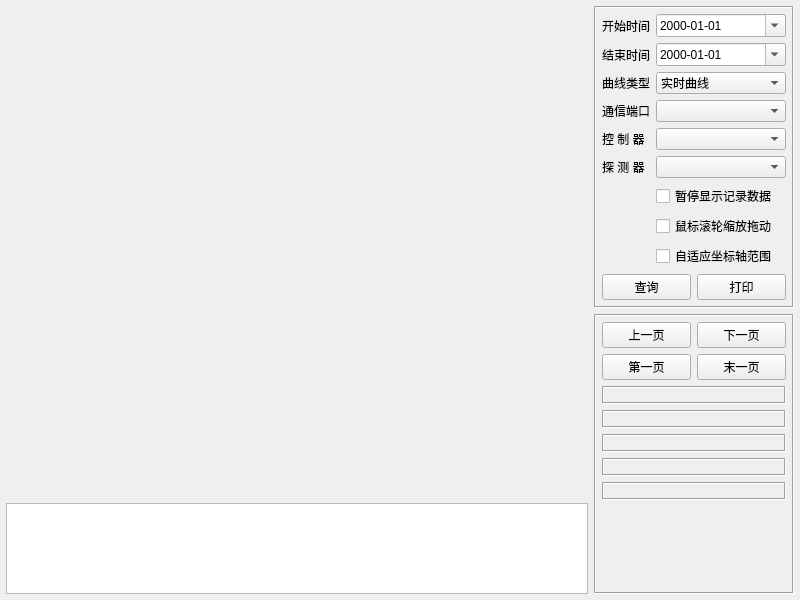
<?xml version="1.0" encoding="UTF-8"?>
<ui version="4.0">
 <class>frmViewPlot</class>
 <widget class="QWidget" name="frmViewPlot">
  <property name="geometry">
   <rect>
    <x>0</x>
    <y>0</y>
    <width>800</width>
    <height>600</height>
   </rect>
  </property>
  <property name="windowTitle">
   <string>Form</string>
  </property>
  <layout class="QGridLayout" name="gridLayout">
   <property name="leftMargin">
    <number>6</number>
   </property>
   <property name="topMargin">
    <number>6</number>
   </property>
   <property name="rightMargin">
    <number>6</number>
   </property>
   <property name="bottomMargin">
    <number>6</number>
   </property>
   <item row="0" column="0" rowspan="2">
    <widget class="CustomPlot" name="customPlot" native="true">
     <property name="sizePolicy">
      <sizepolicy hsizetype="Expanding" vsizetype="Expanding">
       <horstretch>0</horstretch>
       <verstretch>2</verstretch>
      </sizepolicy>
     </property>
    </widget>
   </item>
   <item row="0" column="1">
    <widget class="QFrame" name="frameRight">
     <property name="sizePolicy">
      <sizepolicy hsizetype="Preferred" vsizetype="Fixed">
       <horstretch>0</horstretch>
       <verstretch>0</verstretch>
      </sizepolicy>
     </property>
     <property name="maximumSize">
      <size>
       <width>200</width>
       <height>16777215</height>
      </size>
     </property>
     <property name="frameShape">
      <enum>QFrame::Box</enum>
     </property>
     <property name="frameShadow">
      <enum>QFrame::Sunken</enum>
     </property>
     <layout class="QGridLayout" name="gridLayout_3">
      <property name="leftMargin">
       <number>6</number>
      </property>
      <property name="topMargin">
       <number>6</number>
      </property>
      <property name="rightMargin">
       <number>6</number>
      </property>
      <property name="bottomMargin">
       <number>6</number>
      </property>
      <item row="4" column="0">
       <widget class="QLabel" name="labDeviceName">
        <property name="text">
         <string>控 制 器</string>
        </property>
       </widget>
      </item>
      <item row="1" column="0">
       <widget class="QLabel" name="labTimeEnd">
        <property name="text">
         <string>结束时间</string>
        </property>
       </widget>
      </item>
      <item row="5" column="0">
       <widget class="QLabel" name="labNodeName">
        <property name="text">
         <string>探 测 器</string>
        </property>
       </widget>
      </item>
      <item row="4" column="1">
       <widget class="QComboBox" name="cboxDeviceName"/>
      </item>
      <item row="5" column="1">
       <widget class="QComboBox" name="cboxNodeName">
        <property name="sizePolicy">
         <sizepolicy hsizetype="Expanding" vsizetype="Fixed">
          <horstretch>0</horstretch>
          <verstretch>0</verstretch>
         </sizepolicy>
        </property>
       </widget>
      </item>
      <item row="7" column="1">
       <widget class="QCheckBox" name="ckMove">
        <property name="text">
         <string>鼠标滚轮缩放拖动</string>
        </property>
       </widget>
      </item>
      <item row="9" column="0" colspan="2">
       <layout class="QGridLayout" name="gridLayout_2">
        <item row="0" column="0">
         <widget class="QPushButton" name="btnSelect">
          <property name="text">
           <string>查询</string>
          </property>
          <property name="icon">
           <iconset resource="../../other/main.qrc">
            <normaloff>:/image/btn_search.png</normaloff>:/image/btn_search.png</iconset>
          </property>
         </widget>
        </item>
        <item row="0" column="1">
         <widget class="QPushButton" name="btnPrint">
          <property name="styleSheet">
           <string notr="true"/>
          </property>
          <property name="text">
           <string>打印</string>
          </property>
          <property name="icon">
           <iconset resource="../../other/main.qrc">
            <normaloff>:/image/btn_print.png</normaloff>:/image/btn_print.png</iconset>
          </property>
         </widget>
        </item>
       </layout>
      </item>
      <item row="3" column="0">
       <widget class="QLabel" name="labPortName">
        <property name="text">
         <string>通信端口</string>
        </property>
       </widget>
      </item>
      <item row="1" column="1">
       <widget class="QDateEdit" name="dateEnd">
        <property name="sizePolicy">
         <sizepolicy hsizetype="Expanding" vsizetype="Fixed">
          <horstretch>0</horstretch>
          <verstretch>0</verstretch>
         </sizepolicy>
        </property>
        <property name="displayFormat">
         <string>yyyy-MM-dd</string>
        </property>
        <property name="calendarPopup">
         <bool>true</bool>
        </property>
       </widget>
      </item>
      <item row="0" column="1">
       <widget class="QDateEdit" name="dateStart">
        <property name="sizePolicy">
         <sizepolicy hsizetype="Expanding" vsizetype="Fixed">
          <horstretch>0</horstretch>
          <verstretch>0</verstretch>
         </sizepolicy>
        </property>
        <property name="displayFormat">
         <string>yyyy-MM-dd</string>
        </property>
        <property name="calendarPopup">
         <bool>true</bool>
        </property>
       </widget>
      </item>
      <item row="2" column="1">
       <widget class="QComboBox" name="cboxType">
        <item>
         <property name="text">
          <string>实时曲线</string>
         </property>
        </item>
        <item>
         <property name="text">
          <string>历史曲线</string>
         </property>
        </item>
       </widget>
      </item>
      <item row="6" column="1">
       <widget class="QCheckBox" name="ckPause">
        <property name="text">
         <string>暂停显示记录数据</string>
        </property>
       </widget>
      </item>
      <item row="0" column="0">
       <widget class="QLabel" name="labTimeStart">
        <property name="text">
         <string>开始时间</string>
        </property>
       </widget>
      </item>
      <item row="2" column="0">
       <widget class="QLabel" name="labType">
        <property name="text">
         <string>曲线类型</string>
        </property>
       </widget>
      </item>
      <item row="3" column="1">
       <widget class="QComboBox" name="cboxPortName"/>
      </item>
      <item row="8" column="1">
       <widget class="QCheckBox" name="ckAuto">
        <property name="text">
         <string>自适应坐标轴范围</string>
        </property>
       </widget>
      </item>
     </layout>
    </widget>
   </item>
   <item row="1" column="1" rowspan="2">
    <widget class="QFrame" name="frameBottom">
     <property name="sizePolicy">
      <sizepolicy hsizetype="Preferred" vsizetype="Expanding">
       <horstretch>0</horstretch>
       <verstretch>0</verstretch>
      </sizepolicy>
     </property>
     <property name="maximumSize">
      <size>
       <width>200</width>
       <height>16777215</height>
      </size>
     </property>
     <property name="frameShape">
      <enum>QFrame::Box</enum>
     </property>
     <property name="frameShadow">
      <enum>QFrame::Sunken</enum>
     </property>
     <layout class="QGridLayout" name="gridLayout_5">
      <property name="leftMargin">
       <number>6</number>
      </property>
      <property name="topMargin">
       <number>6</number>
      </property>
      <property name="rightMargin">
       <number>6</number>
      </property>
      <property name="bottomMargin">
       <number>6</number>
      </property>
      <item row="2" column="0" colspan="2">
       <widget class="QLabel" name="labPageCurrent">
        <property name="frameShape">
         <enum>QFrame::Box</enum>
        </property>
        <property name="frameShadow">
         <enum>QFrame::Sunken</enum>
        </property>
        <property name="text">
         <string/>
        </property>
        <property name="alignment">
         <set>Qt::AlignCenter</set>
        </property>
       </widget>
      </item>
      <item row="0" column="1">
       <widget class="QPushButton" name="btnNext">
        <property name="minimumSize">
         <size>
          <width>50</width>
          <height>0</height>
         </size>
        </property>
        <property name="text">
         <string>下一页</string>
        </property>
        <property name="iconSize">
         <size>
          <width>18</width>
          <height>18</height>
         </size>
        </property>
       </widget>
      </item>
      <item row="7" column="0" colspan="2">
       <spacer name="verticalSpacer">
        <property name="orientation">
         <enum>Qt::Vertical</enum>
        </property>
        <property name="sizeHint" stdset="0">
         <size>
          <width>20</width>
          <height>40</height>
         </size>
        </property>
       </spacer>
      </item>
      <item row="4" column="0" colspan="2">
       <widget class="QLabel" name="labResultTotal">
        <property name="frameShape">
         <enum>QFrame::Box</enum>
        </property>
        <property name="frameShadow">
         <enum>QFrame::Sunken</enum>
        </property>
        <property name="text">
         <string/>
        </property>
        <property name="alignment">
         <set>Qt::AlignCenter</set>
        </property>
       </widget>
      </item>
      <item row="1" column="0">
       <widget class="QPushButton" name="btnFirst">
        <property name="minimumSize">
         <size>
          <width>50</width>
          <height>0</height>
         </size>
        </property>
        <property name="text">
         <string>第一页</string>
        </property>
        <property name="iconSize">
         <size>
          <width>18</width>
          <height>18</height>
         </size>
        </property>
       </widget>
      </item>
      <item row="0" column="0">
       <widget class="QPushButton" name="btnPrevious">
        <property name="minimumSize">
         <size>
          <width>50</width>
          <height>0</height>
         </size>
        </property>
        <property name="text">
         <string>上一页</string>
        </property>
        <property name="iconSize">
         <size>
          <width>18</width>
          <height>18</height>
         </size>
        </property>
       </widget>
      </item>
      <item row="3" column="0" colspan="2">
       <widget class="QLabel" name="labPageTotal">
        <property name="frameShape">
         <enum>QFrame::Box</enum>
        </property>
        <property name="frameShadow">
         <enum>QFrame::Sunken</enum>
        </property>
        <property name="text">
         <string/>
        </property>
        <property name="alignment">
         <set>Qt::AlignCenter</set>
        </property>
       </widget>
      </item>
      <item row="6" column="0" colspan="2">
       <widget class="QLabel" name="labSelectTime">
        <property name="frameShape">
         <enum>QFrame::Box</enum>
        </property>
        <property name="frameShadow">
         <enum>QFrame::Sunken</enum>
        </property>
        <property name="text">
         <string/>
        </property>
        <property name="alignment">
         <set>Qt::AlignCenter</set>
        </property>
       </widget>
      </item>
      <item row="1" column="1">
       <widget class="QPushButton" name="btnLast">
        <property name="minimumSize">
         <size>
          <width>50</width>
          <height>0</height>
         </size>
        </property>
        <property name="text">
         <string>末一页</string>
        </property>
        <property name="iconSize">
         <size>
          <width>18</width>
          <height>18</height>
         </size>
        </property>
       </widget>
      </item>
      <item row="5" column="0" colspan="2">
       <widget class="QLabel" name="labRecordsPerpage">
        <property name="frameShape">
         <enum>QFrame::Box</enum>
        </property>
        <property name="frameShadow">
         <enum>QFrame::Sunken</enum>
        </property>
        <property name="text">
         <string/>
        </property>
        <property name="alignment">
         <set>Qt::AlignCenter</set>
        </property>
       </widget>
      </item>
     </layout>
    </widget>
   </item>
   <item row="2" column="0">
    <widget class="QTableView" name="tableView">
     <property name="sizePolicy">
      <sizepolicy hsizetype="Expanding" vsizetype="Expanding">
       <horstretch>0</horstretch>
       <verstretch>1</verstretch>
      </sizepolicy>
     </property>
    </widget>
   </item>
  </layout>
 </widget>
 <customwidgets>
  <customwidget>
   <class>CustomPlot</class>
   <extends>QWidget</extends>
   <header location="global">customplot.h</header>
   <container>1</container>
  </customwidget>
 </customwidgets>
 <resources>
  <include location="../../other/main.qrc"/>
 </resources>
 <connections/>
</ui>
